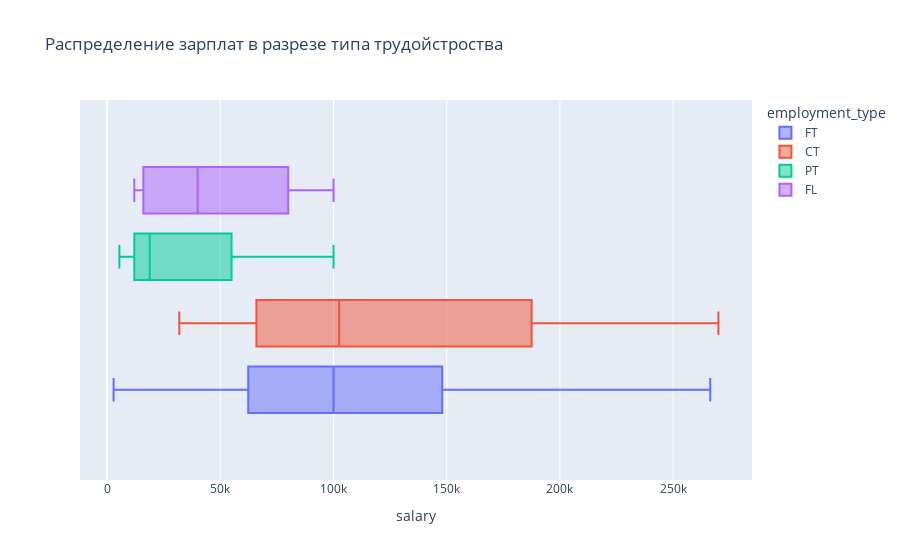
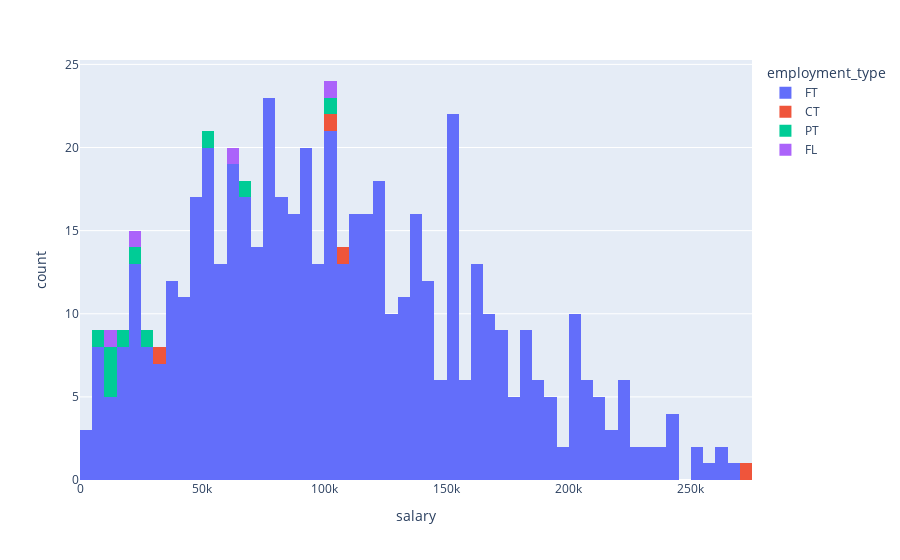

Notebook source saved alongside these figures, in order:
### Markdown cell above
**Какие факторы влияют на зарплату у специалистов Data Scientist?**

Первый и очевидний фактор, который потенциально может влиять на объем зарплаты у специалистов это тип трудойстройства.
***Сформулируем гипотезы:***

**Нулевая гипотеза**: Зарпалты не различаются по типу трудоустройства. Объем выплат одинаков.

**Альтернативная гипотеза**: Есть различия в оплате труда в зависимости от типа трудойстроства. Объем выплат различен.

### Code cell
#data = original_data.copy()
data = outliers_z_score(data,'salary')

data = outliers_iqr_mod(data, 'salary')
#data.drop(data[(data['employment_type'] == 'PT') & (data['salary'] > 175000)].index, inplace=True)

px.box(
    data_frame=data,
    x='salary',
    color='employment_type',
    title='Распределение зарплат в разрезе типа трудойстроства'
).show()

px.histogram(
    data_frame=data,
    x='salary',
    color='employment_type',
    nbins=100
).show()

fig, axes = plt.subplots(1,4,figsize=(12,6))
sns.histplot(data[data['employment_type'] == 'PT']['salary'], kde=True, ax=axes[0])
sns.histplot(data[data['employment_type'] == 'CT']['salary'], kde=True, ax=axes[1])
sns.histplot(data[data['employment_type'] == 'FT']['salary'], bins=20, kde=True, ax=axes[2])
sns.histplot(data[data['employment_type'] == 'FL']['salary'], kde=True, ax=axes[3])
plt.show()
stats.probplot(data[data['employment_type'] == 'FT']['salary'], plot=plt)
plt.show()

### Figure 1 — Plotly figure (JSON) as saved in the notebook; plotly's stock layout.template omitted (floating-point values rounded to 4 significant figures; data arrays with more than 128 entries replaced by an {"elided": "..."} marker saying what was removed)
{"data": [{"alignmentgroup": "True", "hovertemplate": "employment_type=FT<br>salary=%{x}<extra></extra>", "legendgroup": "FT", "marker": {"color": "#636efa"}, "name": "FT", "notched": false, "offsetgroup": "FT", "orientation": "h", "showlegend": true, "type": "box", "x": {"elided": "536 int values"}, "x0": " ", "xaxis": "x", "y0": " ", "yaxis": "y"}, {"alignmentgroup": "True", "hovertemplate": "employment_type=CT<br>salary=%{x}<extra></extra>", "legendgroup": "CT", "marker": {"color": "#EF553B"}, "name": "CT", "notched": false, "offsetgroup": "CT", "orientation": "h", "showlegend": true, "type": "box", "x": [100000, 270000, 105000, 31875], "x0": " ", "xaxis": "x", "y0": " ", "yaxis": "y"}, {"alignmentgroup": "True", "hovertemplate": "employment_type=PT<br>salary=%{x}<extra></extra>", "legendgroup": "PT", "marker": {"color": "#00cc96"}, "name": "PT", "notched": false, "offsetgroup": "PT", "orientation": "h", "showlegend": true, "type": "box", "x": [15966, 21669, 5409, 12000, 12000, 10354, 28609, 69741, 54957, 100000], "x0": " ", "xaxis": "x", "y0": " ", "yaxis": "y"}, {"alignmentgroup": "True", "hovertemplate": "employment_type=FL<br>salary=%{x}<extra></extra>", "legendgroup": "FL", "marker": {"color": "#ab63fa"}, "name": "FL", "notched": false, "offsetgroup": "FL", "orientation": "h", "showlegend": true, "type": "box", "x": [60000, 12000, 20000, 100000], "x0": " ", "xaxis": "x", "y0": " ", "yaxis": "y"}], "layout": {"boxmode": "group", "legend": {"title": {"text": "employment_type"}, "tracegroupgap": 0}, "title": {"text": "Распределение зарплат в разрезе типа трудойстроства"}, "xaxis": {"anchor": "y", "domain": [0, 1], "title": {"text": "salary"}}, "yaxis": {"anchor": "x", "domain": [0, 1]}}}

### Figure 2 — Plotly figure (JSON) as saved in the notebook; plotly's stock layout.template omitted (floating-point values rounded to 4 significant figures; data arrays with more than 128 entries replaced by an {"elided": "..."} marker saying what was removed)
{"data": [{"alignmentgroup": "True", "bingroup": "x", "hovertemplate": "employment_type=FT<br>salary=%{x}<br>count=%{y}<extra></extra>", "legendgroup": "FT", "marker": {"color": "#636efa", "pattern": {"shape": ""}}, "name": "FT", "nbinsx": 100, "offsetgroup": "FT", "orientation": "v", "showlegend": true, "type": "histogram", "x": {"elided": "536 int values"}, "xaxis": "x", "yaxis": "y"}, {"alignmentgroup": "True", "bingroup": "x", "hovertemplate": "employment_type=CT<br>salary=%{x}<br>count=%{y}<extra></extra>", "legendgroup": "CT", "marker": {"color": "#EF553B", "pattern": {"shape": ""}}, "name": "CT", "nbinsx": 100, "offsetgroup": "CT", "orientation": "v", "showlegend": true, "type": "histogram", "x": [100000, 270000, 105000, 31875], "xaxis": "x", "yaxis": "y"}, {"alignmentgroup": "True", "bingroup": "x", "hovertemplate": "employment_type=PT<br>salary=%{x}<br>count=%{y}<extra></extra>", "legendgroup": "PT", "marker": {"color": "#00cc96", "pattern": {"shape": ""}}, "name": "PT", "nbinsx": 100, "offsetgroup": "PT", "orientation": "v", "showlegend": true, "type": "histogram", "x": [15966, 21669, 5409, 12000, 12000, 10354, 28609, 69741, 54957, 100000], "xaxis": "x", "yaxis": "y"}, {"alignmentgroup": "True", "bingroup": "x", "hovertemplate": "employment_type=FL<br>salary=%{x}<br>count=%{y}<extra></extra>", "legendgroup": "FL", "marker": {"color": "#ab63fa", "pattern": {"shape": ""}}, "name": "FL", "nbinsx": 100, "offsetgroup": "FL", "orientation": "v", "showlegend": true, "type": "histogram", "x": [60000, 12000, 20000, 100000], "xaxis": "x", "yaxis": "y"}], "layout": {"barmode": "relative", "legend": {"title": {"text": "employment_type"}, "tracegroupgap": 0}, "margin": {"t": 60}, "xaxis": {"anchor": "y", "domain": [0, 1], "title": {"text": "salary"}}, "yaxis": {"anchor": "x", "domain": [0, 1], "title": {"text": "count"}}}}
